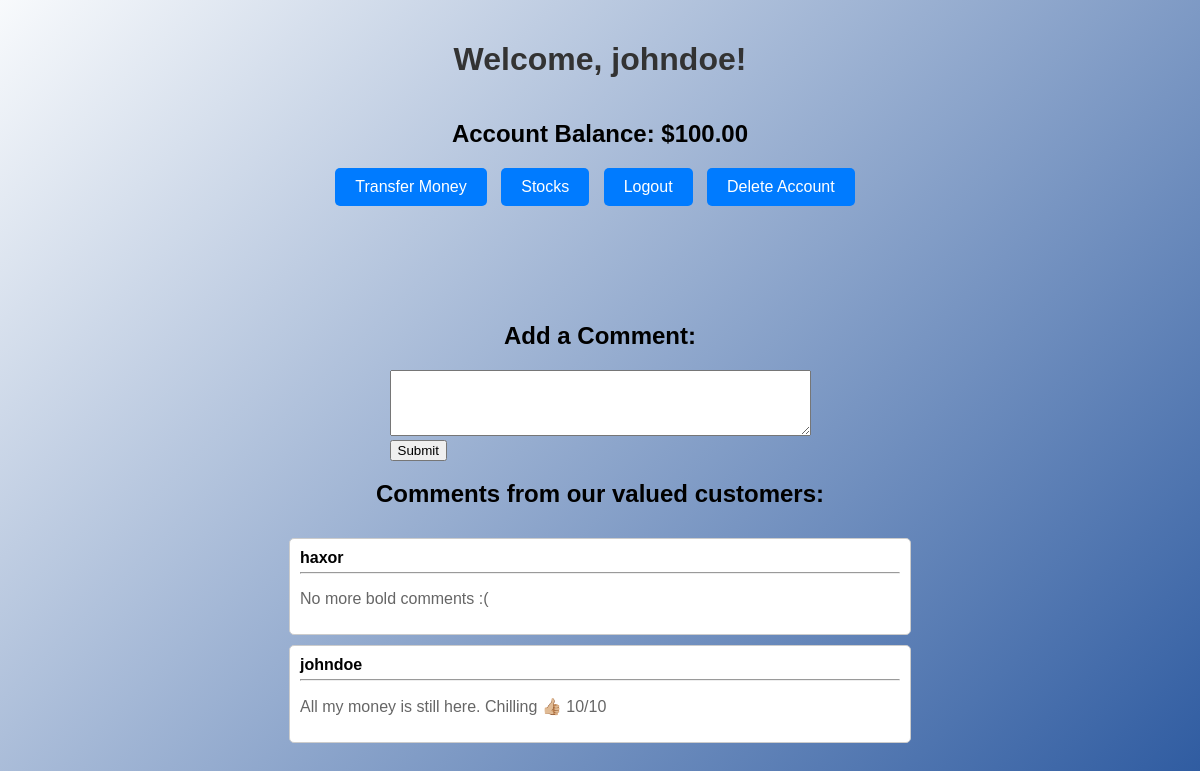
/dashboard (signed in), run on the app's committed database.
### tables this page shows
CREATE TABLE users (
    id INTEGER PRIMARY KEY AUTOINCREMENT,
    username TEXT UNIQUE NOT NULL,
    email TEXT UNIQUE NOT NULL,
    password TEXT NOT NULL,
    balance REAL DEFAULT 0,
    admin INTEGER DEFAULT 0
);

CREATE TABLE comments (
   id INTEGER PRIMARY KEY AUTOINCREMENT,
   username TEXT,
   content TEXT
);

### app_SECURE.py (the view)
@app.route('/dashboard')
def dashboard():
    if 'username' not in session:
        return redirect('/')
    username = session['username']
    conn = get_db()
    cursor = conn.cursor()
    cursor.execute("SELECT balance FROM users WHERE username=?", (username,))
    balance = cursor.fetchone()[0]
    cursor.execute("SELECT username, content FROM comments")
    comments = cursor.fetchall()
    cursor.execute("SELECT admin FROM users WHERE username=?", (username,))
    admin = True if cursor.fetchone()[0] else False
    return render_template('dashboard_secure.html', username=username, balance=balance, is_admin=admin, comments=comments)

### app_SECURE.py (called while the page is built)
def get_db():
    db = sqlite3.connect(DATABASE)
    return db

### templates/dashboard_secure.html (shortened to what this page needs)
<!DOCTYPE html>
<html lang="en">
<head>
    <link rel="stylesheet" href="{{ url_for('static', filename='style.css') }}">
</head>
<body>
    <div class="container">
        <h1>Welcome, {{ username }}!</h1>
        <h2>Account Balance: ${{'%0.2f'| format(balance|float)}}</h2>
        <div class="button-container">
            <button onclick="location.href='/transfer'">Transfer Money</button>
            <button onclick="location.href='/stocks'">Stocks</button>
            <button onclick="location.href='/logout'">Logout</button>
            <button onclick="deleteAccount()">Delete Account</button>
        </div>
        <h2>Add a Comment:</h2>
        <form action="/add_comment" method="post">
            <textarea name="content" rows="4" cols="50"></textarea><br>
            <input type="submit" value="Submit">
        </form>
        <h2>Comments from our valued customers:</h2>
        {% for comment in comments[::-1] %}
            <div class="comment-box">
                <strong>{{ comment[0] }}</strong>
                <hr>
                <p>{{ comment[1] }}</p>
            </div>
        {% endfor %}
    </div>
</body>
</html>

### static/style.css (style rules this page uses)
body { background: linear-gradient(135deg, #f8fafc 0%, #2d5aa0 100%); font-family: Arial, sans-serif; -webkit-font-smoothing: antialiased; min-height: 100vh; background-color: #f4f4f4; margin: 0; padding: 0; }
.container { display: flex; justify-content: center; align-items: center; flex-direction: column; padding-top: 20px; }
h1 { color: #333; }
p { color: #666; }
button { background-color: #007bff; color: #fff; border: none; padding: 10px 20px; font-size: 16px; border-radius: 5px; cursor: pointer; transition: background-color 0.3s ease; margin: 0 auto; display: block; }
.comment-box { background-color: #fff; border: 1px solid #ccc; border-radius: 5px; padding: 10px; margin-top: 10px; width: 50%; }
.comment-box strong { font-weight: bold; }
.comment-box hr { margin: 5px 0; }
.button-container { margin-bottom: 10px; }
.button-container button { margin-right: 10px; display: inline-block; }

### data on the page
users: balance "100.00"
comments: username "haxor", content "No more bold comments :("
comments: username "johndoe", content "All my money is still here. Chilling 👍🏼 10/10"

### other printed values
{{ username }} "johndoe"
